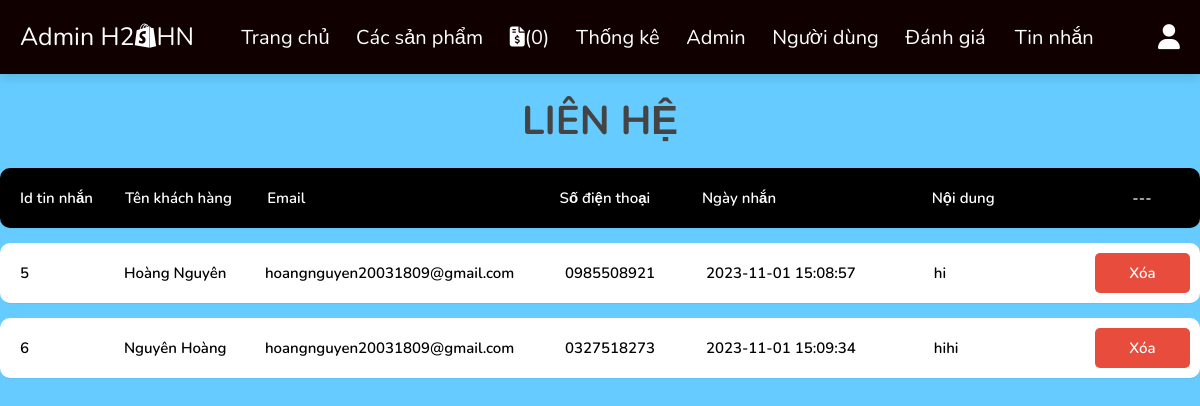
The page /admin/messages.php (signed in) on the database its author committed.
### tables this page shows
CREATE TABLE `messages` (
  `id` int(100) NOT NULL,
  `user_id` int(100) NOT NULL,
  `name` varchar(100) NOT NULL,
  `email` varchar(100) NOT NULL,
  `number` varchar(20) NOT NULL,
  `message` varchar(500) NOT NULL,
  `date_time` datetime NOT NULL DEFAULT current_timestamp()
);

### admin/messages.php (the view, shortened to what this page needs)
<?php
include '../components/connect.php';
?>
<!DOCTYPE html>
<html lang="en">
<head>
   <link rel="stylesheet" href="https://cdnjs.cloudflare.com/ajax/libs/font-awesome/6.1.1/css/all.min.css">
   <link rel="stylesheet" href="../css/admin_style.css">
</head>
<body>
<?php include '../components/admin_header.php'; ?>
<div class="mess-bg">
   <section class="shopping-cart products">
      <h3 class="heading">liên hệ</h3>
      <div class="box-container">
      <form action="" method="post" class="box-cart" style="background-color: black;color:#fff;">
            <div class="id"> Id tin nhắn</div>
            <div class="name"> Tên khách hàng</div>
            <div class="email"> Email</div>
            <div class="sdt"> Số điện thoại</div>
            <div class="ngay"> Ngày nhắn</div>
            <div class="sub-total" style="color: #fff;"> Nội dung</div>
            <a href="#" class="delete-btn" style="color: #fff;background-color: black;">---</a>
         </form>
         <?php
               $select_messages = $conn->prepare("SELECT * FROM `messages` ");
               $select_messages->execute();
               if($select_messages->rowCount() > 0){
                  while($fetch_messages = $select_messages->fetch(PDO::FETCH_ASSOC)){
         ?>
         <form action="" method="post" class="box-cart">
            <div class="id"> <?= $fetch_messages['id']; ?></div>
            <div class="name"> <?= $fetch_messages['name']; ?></div>
            <div class="email"> <?= $fetch_messages['email']; ?></div>
            <div class="sdt"><span><?= $fetch_messages['number']; ?></div>
            <div class="ngay"><?= $fetch_messages['date_time']; ?></div>
            <div class="sub-total"> <?= $fetch_messages['message']; ?></div>
            <a href="messages.php?delete=<?= $fetch_messages['id']; ?>" class="delete-btn" onclick="return confirm('xóa tin nhắn này?');">xóa</a>
         </form>
         <?php
          }
         }else{
            echo '<p class="empty">chưa có tin nhắn nào!</p>';
         }
         ?>
      </div>
   </section>
</div>
</body>
</html>

### css/admin_style.css (style rules this page uses)
:root { --main-color:#2980b9; --green:#27ae60; --orange:#f39c12; --red:#e74c3c; --black:#444; --white:#fff; --light-color:#777; --light-bg:#f5f5f5; --border:.1rem solid var(--black); --box-shadow:0 .5rem 1rem rgba(0,0,0,.1); }
* { font-family: 'Nunito', sans-serif; margin:0; padding:0; box-sizing: border-box; outline: none; border:none; text-decoration: none; }
html { font-size: 62.5%; overflow-x: hidden; }
body { background-color: #66CCFF; }
section { padding:2rem; max-width: 1200px; margin:0 auto; }
.heading { font-size: 4rem; color:var(--black); margin-bottom: 2rem; text-align: center; text-transform: uppercase; }
.btn, .delete-btn, .option-btn { display: block; width: 100%; margin-top: 1rem; border-radius: .5rem; padding:1rem 3rem; font-size: 1.7rem; text-transform: capitalize; color:var(--white); cursor: pointer; text-align: center; }
.delete-btn { background-color: var(--red); }
.mess-bg .products .box-container { display: grid; grid-template-columns: repeat(1, 120rem); margin-bottom: 50px; gap:1.5rem; justify-content: center; align-items: flex-start; }
.mess-bg .products .box-container .box-cart { box-shadow: 0 1px 1px 0 rgba(0,0,0,.05); border-radius: 0.125rem; overflow: hidden; background: #fff; overflow: visible; border-radius: 10px; max-height: 500px; }
.mess-bg .products .box-container .box-cart { display: flex; align-items: center; font-weight: 600; }
.mess-bg .products .box-container .box-cart .id { margin-left: 20px; width: 100px; align-items: center; font-size: 1.5rem; }
.mess-bg .products .box-container .box-cart .name { margin-left: 10px; width: 150px; align-items: center; font-size: 1.5rem; }
.mess-bg .products .box-container .box-cart .email { width: 150px; font-size: 1.5rem; font-weight: 600; display: flex; align-items: center; }
.mess-bg .products .box-container .box-cart .sdt { margin-left: 150px; width: 150px; font-size: 1.5rem; font-weight: 600; display: flex; align-items: center; }
.mess-bg .products .box-container .box-cart .ngay { font-size: 1.5rem; align-items: center; justify-content: center; flex-direction: column; width: 200px; margin-right: 10px; }
.mess-bg .products .box-container .box-cart .sub-total { word-wrap: break-word; margin-left: 30px; font-size: 1.5rem; width: 150px; }
.mess-bg .products .box-container .box-cart a { margin-left: 20px; font-size: 1.5rem; align-items: center; justify-content: center; flex-direction: column; width: 100px; }
.mess-bg .products .box-container .box-cart .delete-btn { margin-bottom: 10px; margin-right: 10px; padding: 1rem; font-size: 1.5rem; align-items: center; justify-content: center; flex-direction: column; width: 100px; }

### rows shown on the page
messages: id "5", name "Hoàng Nguyên", email "hoangnguyen20031809@gmail.com", number "0985508921", date_time "2023-11-01 15:08:57", message "hi"
messages: id "6", name "Nguyên Hoàng", email "hoangnguyen20031809@gmail.com", number "0327518273", date_time "2023-11-01 15:09:34", message "hihi"

### other values the page prints
$total_orders_counts "0"
